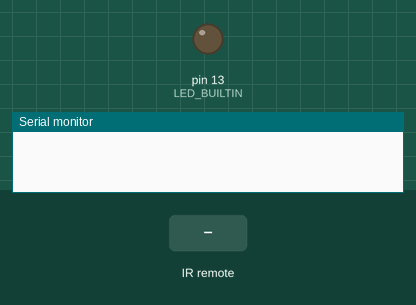
This sketch was run on a simulated Arduino Uno, built with avr-gcc and run on an emulated ATmega328P. On the bench: output pins drawn as LEDs (lit = HIGH), the last lines printed to the serial monitor. Inputs (shaded band) come from the test bench.

Above: at 1.2 s.
1.3 s: infrared code 0x16 received
At 2.1 s:
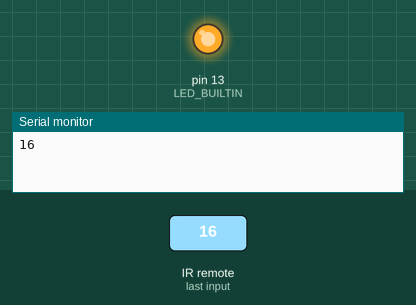
2.8 s: infrared code 0x0C received
At 3.3 s:
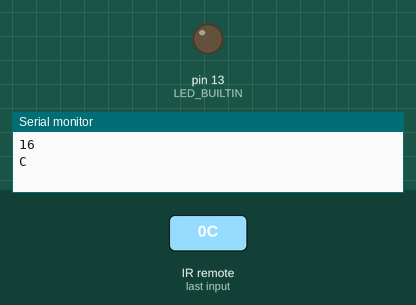
Timing chart, 0 to 5.8 s (numbered marks = the images above; inputs shaded):
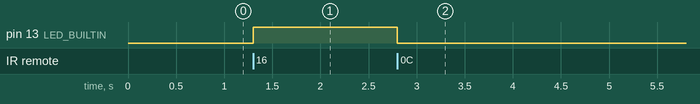

Measured:
- after the input at 1.3 s, pin 13 (LED_BUILTIN): LOW → HIGH at once
- after the input at 2.8 s, pin 13 (LED_BUILTIN): HIGH → LOW at once

The sketch:

IR_Remote.ino
```cpp
#include <IRremote.hpp>
const uint8_t IR_PIN {8U};
class IRrecv irrecv(IR_PIN);
class decode_results result;

void setup() {
  pinMode(LED_BUILTIN, OUTPUT);
  irrecv.begin(IR_PIN, LED_BUILTIN);
  Serial.begin(115200UL);

}

void loop() {
  if(irrecv.decode()) {
    uint8_t data_value = irrecv.decodedIRData.command;
    Serial.println(data_value, HEX);
    switch(data_value){
      case 0x16:
      digitalWrite(LED_BUILTIN, HIGH);
      break;
      case 0x0c:
      digitalWrite(LED_BUILTIN, LOW);
      break;
    }
    irrecv.resume();
    irrecv.start(10);
  }

}
```
